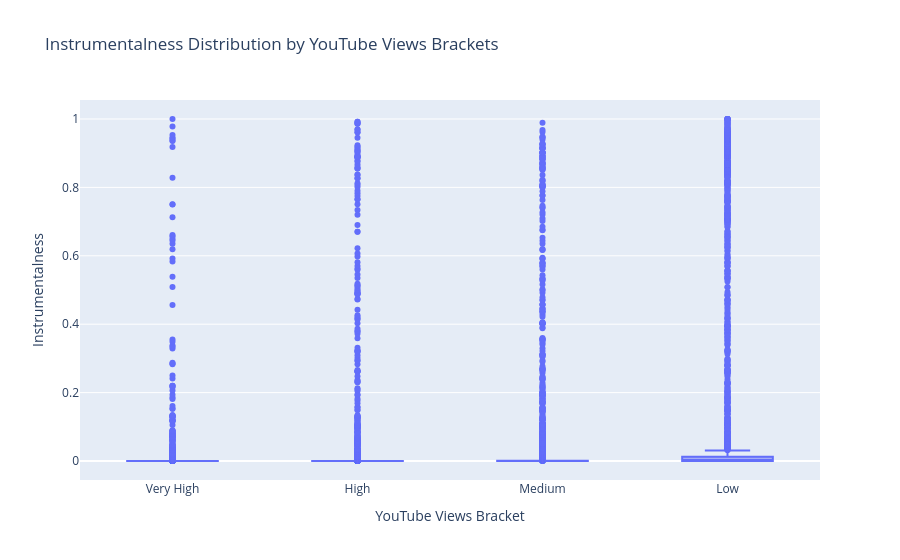
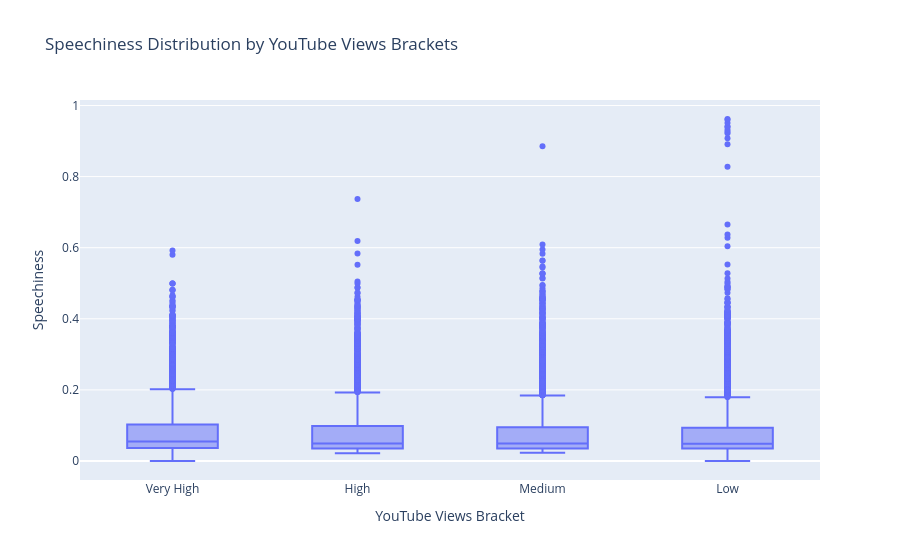
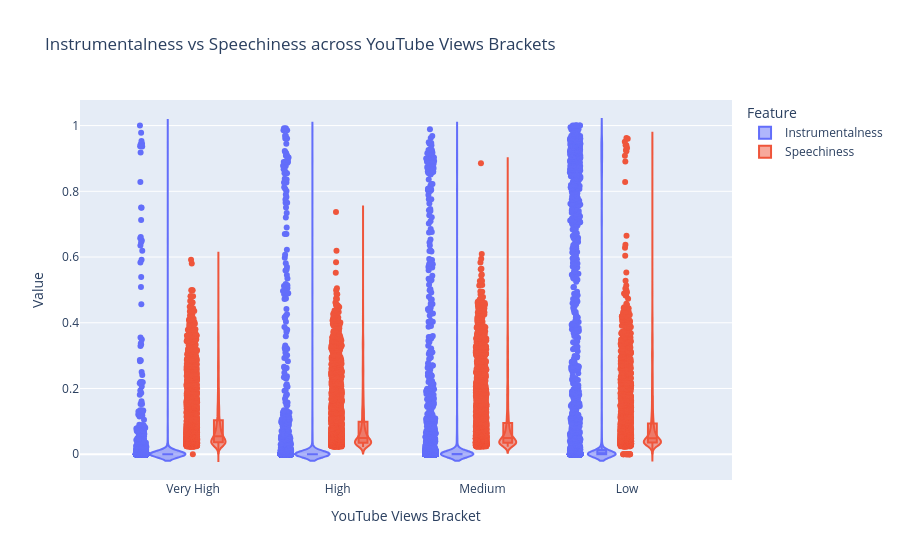
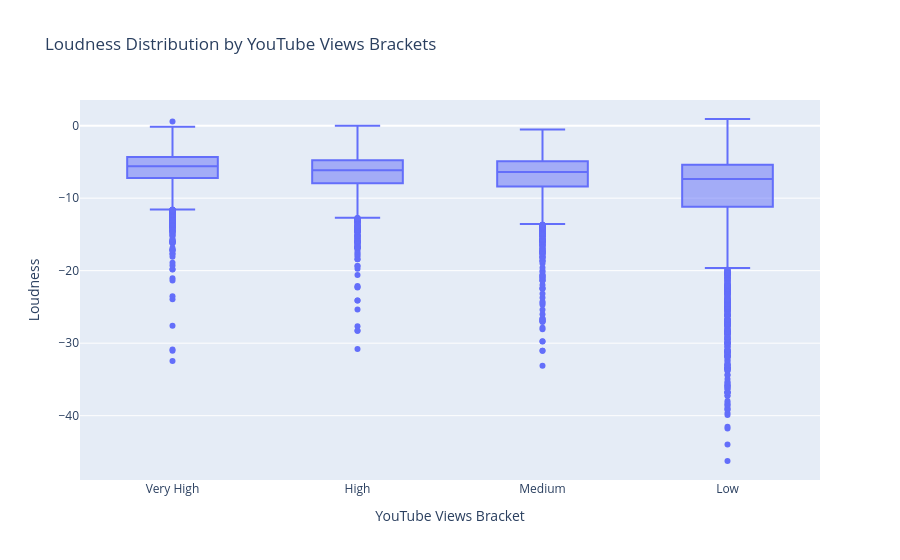

Here is the notebook cell these charts were saved with, in order:
### Markdown cell above
### Feature Distributions Across YouTube View Brackets

### Code cell
# --- ensure the Views bins exist once ---
if "Log_Views" not in part_one:
    part_one["Log_Views"] = np.log1p(part_one["Views"])
if "Views_bin" not in part_one:
    part_one["Views_bin"] = pd.qcut(
        part_one["Log_Views"], q=4, labels=["Low", "Medium", "High", "Very High"]
    )

def pair_plots_by_views(df, feat_a, feat_b, bin_col="Views_bin"):
    """Make boxplots for each feature vs Views bins and a combined violin."""
    # keep only rows we need
    keep = df[[bin_col, feat_a, feat_b]].dropna()

    # Boxplots
    fig_a = px.box(
        keep, x=bin_col, y=feat_a,
        title=f"{feat_a} Distribution by YouTube Views Brackets",
        labels={bin_col: "YouTube Views Bracket", feat_a: feat_a}
    )
    fig_b = px.box(
        keep, x=bin_col, y=feat_b,
        title=f"{feat_b} Distribution by YouTube Views Brackets",
        labels={bin_col: "YouTube Views Bracket", feat_b: feat_b}
    )

    # Combined violin
    melted = keep.melt(id_vars=[bin_col], value_vars=[feat_a, feat_b],
                       var_name="Feature", value_name="Value")
    fig_violin = px.violin(
        melted, x=bin_col, y="Value", color="Feature",
        box=True, points="all",
        title=f"{feat_a} vs {feat_b} across YouTube Views Brackets",
        labels={bin_col: "YouTube Views Bracket", "Value": "Value"}
    )
    return fig_a, fig_b, fig_violin

# --- Your existing pair (Instrumentalness vs Speechiness) ---
fig_instr_box, fig_speech_box, fig_instr_speech_violin = pair_plots_by_views(
    part_one, "Instrumentalness", "Speechiness"
)

# --- New pair 1: Loudness vs Valence ---
fig_loud_box, fig_val_box, fig_loud_val_violin = pair_plots_by_views(
    part_one, "Loudness", "Valence"
)

# --- New pair 2: Tempo vs Energy ---
fig_tempo_box, fig_energy_box, fig_tempo_energy_violin = pair_plots_by_views(
    part_one, "Tempo", "Energy"
)

fig_instr_box.show(); fig_speech_box.show(); fig_instr_speech_violin.show()
fig_loud_box.show();  fig_val_box.show();   fig_loud_val_violin.show()
fig_tempo_box.show(); fig_energy_box.show(); fig_tempo_energy_violin.show()

### Figure 1 — Plotly figure (JSON) as saved in the notebook; plotly's stock layout.template omitted (floating-point values rounded to 4 significant figures; data arrays with more than 128 entries replaced by an {"elided": "..."} marker saying what was removed)
{"data": [{"alignmentgroup": "True", "hovertemplate": "YouTube Views Bracket=%{x}<br>Instrumentalness=%{y}<extra></extra>", "legendgroup": "", "marker": {"color": "#636efa"}, "name": "", "notched": false, "offsetgroup": "", "orientation": "v", "showlegend": false, "type": "box", "x": {"elided": "12962 str values"}, "x0": " ", "xaxis": "x", "y": {"elided": "12962 float values"}, "y0": " ", "yaxis": "y"}], "layout": {"boxmode": "group", "legend": {"tracegroupgap": 0}, "title": {"text": "Instrumentalness Distribution by YouTube Views Brackets"}, "xaxis": {"anchor": "y", "domain": [0, 1], "title": {"text": "YouTube Views Bracket"}}, "yaxis": {"anchor": "x", "domain": [0, 1], "title": {"text": "Instrumentalness"}}}}

### Figure 2 — Plotly figure (JSON) as saved in the notebook; plotly's stock layout.template omitted (floating-point values rounded to 4 significant figures; data arrays with more than 128 entries replaced by an {"elided": "..."} marker saying what was removed)
{"data": [{"alignmentgroup": "True", "hovertemplate": "YouTube Views Bracket=%{x}<br>Speechiness=%{y}<extra></extra>", "legendgroup": "", "marker": {"color": "#636efa"}, "name": "", "notched": false, "offsetgroup": "", "orientation": "v", "showlegend": false, "type": "box", "x": {"elided": "12962 str values"}, "x0": " ", "xaxis": "x", "y": {"elided": "12962 float values"}, "y0": " ", "yaxis": "y"}], "layout": {"boxmode": "group", "legend": {"tracegroupgap": 0}, "title": {"text": "Speechiness Distribution by YouTube Views Brackets"}, "xaxis": {"anchor": "y", "domain": [0, 1], "title": {"text": "YouTube Views Bracket"}}, "yaxis": {"anchor": "x", "domain": [0, 1], "title": {"text": "Speechiness"}}}}

### Figure 3 — Plotly figure (JSON) as saved in the notebook; plotly's stock layout.template omitted (floating-point values rounded to 4 significant figures; data arrays with more than 128 entries replaced by an {"elided": "..."} marker saying what was removed)
{"data": [{"alignmentgroup": "True", "box": {"visible": true}, "hovertemplate": "Feature=Instrumentalness<br>YouTube Views Bracket=%{x}<br>Value=%{y}<extra></extra>", "legendgroup": "Instrumentalness", "marker": {"color": "#636efa"}, "name": "Instrumentalness", "offsetgroup": "Instrumentalness", "orientation": "v", "points": "all", "scalegroup": "True", "showlegend": true, "type": "violin", "x": {"elided": "12962 str values"}, "x0": " ", "xaxis": "x", "y": {"elided": "12962 float values"}, "y0": " ", "yaxis": "y"}, {"alignmentgroup": "True", "box": {"visible": true}, "hovertemplate": "Feature=Speechiness<br>YouTube Views Bracket=%{x}<br>Value=%{y}<extra></extra>", "legendgroup": "Speechiness", "marker": {"color": "#EF553B"}, "name": "Speechiness", "offsetgroup": "Speechiness", "orientation": "v", "points": "all", "scalegroup": "True", "showlegend": true, "type": "violin", "x": {"elided": "12962 str values"}, "x0": " ", "xaxis": "x", "y": {"elided": "12962 float values"}, "y0": " ", "yaxis": "y"}], "layout": {"legend": {"title": {"text": "Feature"}, "tracegroupgap": 0}, "title": {"text": "Instrumentalness vs Speechiness across YouTube Views Brackets"}, "violinmode": "group", "xaxis": {"anchor": "y", "domain": [0, 1], "title": {"text": "YouTube Views Bracket"}}, "yaxis": {"anchor": "x", "domain": [0, 1], "title": {"text": "Value"}}}}

### Figure 4 — Plotly figure (JSON) as saved in the notebook; plotly's stock layout.template omitted (floating-point values rounded to 4 significant figures; data arrays with more than 128 entries replaced by an {"elided": "..."} marker saying what was removed)
{"data": [{"alignmentgroup": "True", "hovertemplate": "YouTube Views Bracket=%{x}<br>Loudness=%{y}<extra></extra>", "legendgroup": "", "marker": {"color": "#636efa"}, "name": "", "notched": false, "offsetgroup": "", "orientation": "v", "showlegend": false, "type": "box", "x": {"elided": "12962 str values"}, "x0": " ", "xaxis": "x", "y": {"elided": "12962 float values"}, "y0": " ", "yaxis": "y"}], "layout": {"boxmode": "group", "legend": {"tracegroupgap": 0}, "title": {"text": "Loudness Distribution by YouTube Views Brackets"}, "xaxis": {"anchor": "y", "domain": [0, 1], "title": {"text": "YouTube Views Bracket"}}, "yaxis": {"anchor": "x", "domain": [0, 1], "title": {"text": "Loudness"}}}}
